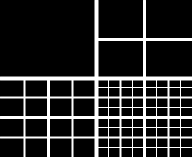
Frame 1 (no input)
Frame 60 (the mouse pressed at the canvas centre just before this capture): identical to frame 1, image omitted
Frame 120 (the mouse held since frame 60 and released just before this capture): identical to frame 1, image omitted

The Processing sketch that drew this single still picture (run headless with seeded random() and noise(); from frame 60 on, the mouse is pressed at the canvas centre):

// Processing sketch: processing_19367
// ── processing_19367.pde

boolean rot;
float n;

color black;
color white;

void quadrant(float x1, float y1,float x2,float y2) {
  line((x2+x1)/2,y1,(x2+x1)/2,y2);
  line(x1,(y1+y2)/2,x2,(y1+y2)/2);
}

void quadrant4(float x1,float y1, float x2, float y2) {
  quadrant(x1,y1,(x2+x1)/2,(y2+y1)/2);
  quadrant((x1+x2)/2,y1,x2,(y2+y1)/2);
  quadrant(x1,(y2+y1)/2,(x2+x1)/2,y2);
  quadrant((x1+x2)/2,(y1+y2)/2,x2,y2);
}

void quadrant16(float x1,float y1, float x2, float y2) {
  quadrant4(x1,y1,(x2+x1)/2,(y2+y1)/2);
  quadrant4((x1+x2)/2,y1,x2,(y2+y1)/2);
  quadrant4(x1,(y2+y1)/2,(x2+x1)/2,y2);
  quadrant4((x1+x2)/2,(y1+y2)/2,x2,y2);
}

void setup() {
size(192,157);
background(0);
stroke(255);
rot=false;
black=0;
white=255;
}

void draw() {
  if (mousePressed) smooth();
  else noSmooth();
  background(black);
  stroke(white);
  //if (rot) {
    translate(width/2, height/2);
  if (rot)  n+=.01;
    rotate(n);
    translate(-width/2,-height/2);
  //}
  strokeWeight(4);
  quadrant(0,0,width,height);
  
  strokeWeight(3);
  quadrant(width/2,0,width,height/2);
  quadrant(0,height/2,width/2,height);
  quadrant(width/2,height/2,width,height);
  
  strokeWeight(2);
  quadrant4(0,height/2,width/2,height);
  quadrant4(width/2,height/2,width,height);
  
  strokeWeight(1);
  quadrant16(width/2,height/2,width,height);
}

void keyPressed() {
  switch (key) {
    case 'i':
      black=white;
      if (black==255) white=0; else white=255;
    break;
    default: rot=true;  
  }
}

void keyReleased() {
  if (key!='i') {
    rot=false;
    n = n%TWO_PI;
    if (n<=PI/4) n=0;
    else if (n<=HALF_PI+PI/4) n=HALF_PI;
    else if (n<=PI+PI/4) n=PI;
    else if (n<=TWO_PI-PI/4) n=PI+HALF_PI;
  }
}
